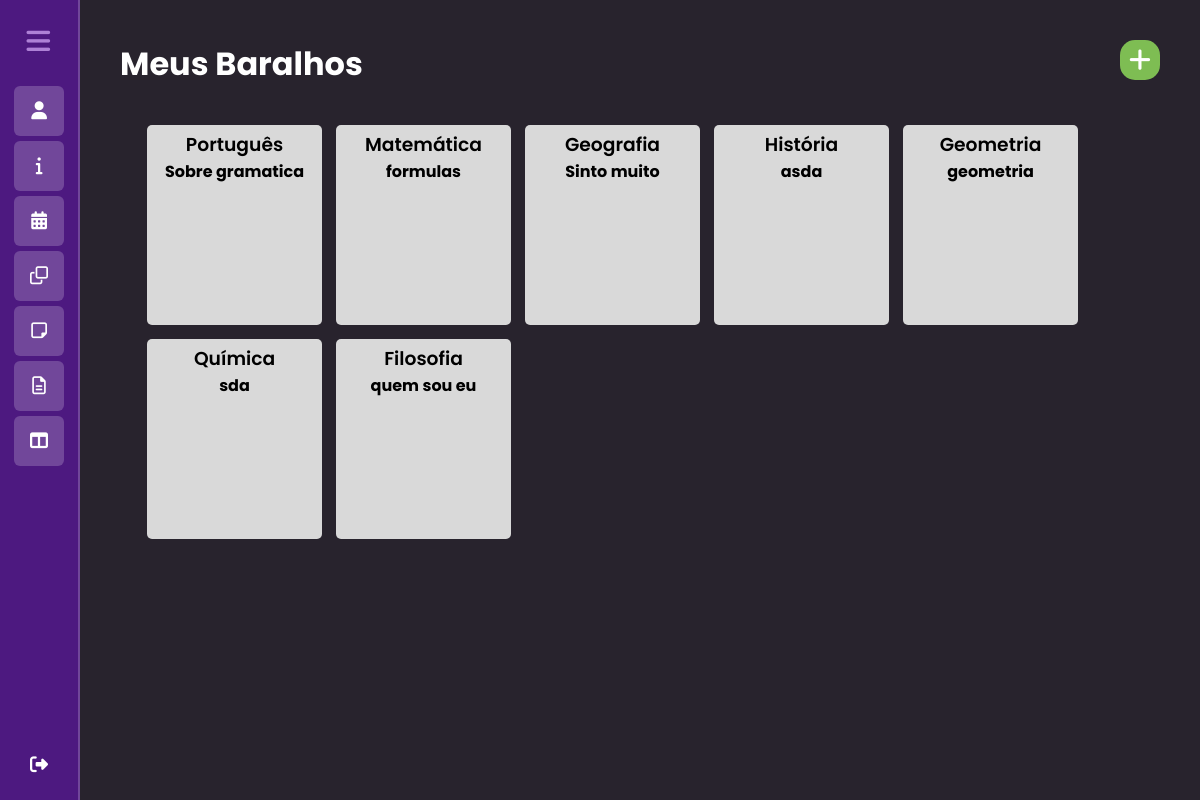
Screenshot of /accounts/flashcards/ (signed in) with the database file from the repository.
### dashboard/models.py (models this page shows, shortened)
class Deck (models.Model):
    nome = models.CharField(max_length=11)
    descricao = models.TextField(max_length=70)
    usuario = models.ForeignKey(User, on_delete=models.CASCADE)

### dashboard/views.py (the view)
# urls.py: path('accounts/flashcards/', views.flashcards, name='flashcards'),
@login_required
def flashcards(request):
    decks = Deck.objects.filter(usuario=request.user)
    if request.method == 'POST':
        deck_form = DeckForm(request.POST)  # Inicialize o formulário com os dados submetidos
        if deck_form.is_valid():  # Verifique se o formulário é válido
            deck = deck_form.save(commit=False)  # Salve os dados do formulário sem commit no banco de dados
            deck.usuario = request.user  # Atribua o usuário atual ao deck
            deck.save()  # Salve o deck no banco de dados
            return redirect('flashcards')
    else:
        deck_form = DeckForm()  # Caso contrário, crie um formulário em branco para ser exibido
    return render(request, 'flashcards.html', {'decks': decks, 'deck_form': deck_form})

### templates/flashcards.html (shortened to what this page needs)
{% extends 'side_bar.html' %}
{% load static %}
{% block head %}
<link rel="stylesheet" href="{% static 'css/flashcards.css' %}">
{% endblock %}
{% block content %}
<div class="container">
    <div class="header">
        <h1 style="color: #fff;">Meus Baralhos</h1>
        <div class="btn-container">
            <div id="btnModalForm" class="btn-newform">
                <i class="fas fa-plus"></i>
            </div>
        </div>
    </div>
    <div class="container-decks">
        {% if not decks %}
        <div style="text-align: center;width: 100%;">
            <img src="{% static 'img/no-data.svg' %}" width="450" height="450" alt="mulher estudando">
            <h1>Parece que ainda não tem nenhum baralho</h1>
        </div>
        {% else %}
        {% for deck in decks %}
        <a style="color: inherit; text-decoration: none;" href="{% url 'flashcards_details' deck.pk %}">
            <div class="deck">
                <h3>{{ deck.nome }}</h3>
                <h4>{{ deck.descricao }}</h4>
            </div>
        </a>
        {% endfor %}
        {% endif %}
    </div>
</div>
{% endblock %}

### templates/side_bar.html (shortened to what this page needs)
{% load static %}
<!DOCTYPE html>
<html lang="pt-br">
<head>
    {% block head %}
    {% endblock %}
    <link rel="stylesheet" href="https://cdnjs.cloudflare.com/ajax/libs/font-awesome/6.5.1/css/all.min.css" />
    <link rel="stylesheet" href="{% static 'css/sidebar.css' %}">
</head>
<body>
    <nav class="sidebar">
        <div class="menu">
            <i class="fa-solid fa-bars toggle-btn"></i>
        </div>
        <ul class="list">
            <li class="list-item">
                <a href="{%url 'profile'%}">
                    <i class="fa-solid fa-user"></i>
                </a>
            </li>
            <li class="list-item">
                <a href="{%url 'funcionalidades'%}">
                    <i class="fa-solid fa-info"></i>
                </a>
            </li>
            <li class="list-item">
                <a href="{%url 'calendar'%}">
                    <i class="fa-solid fa-calendar-days"></i>
                </a>
            </li>
            <li class="list-item">
                <a href="{%url 'flashcards'%}">
                    <i class="fa-regular fa-clone"></i>
                </a>
            </li>
            <li class="list-item">
                <a href="{%url 'notes'%}">
                    <i class="fa-regular fa-note-sticky"></i>
                </a>
            </li>
            <li class="list-item">
                <a href="{%url 'exams'%}">
                    <i class="fa-regular fa-file-lines"></i>
                </a>
            </li>
            <li class="list-item">
                <a href="{%url 'planner'%}">
                    <i class="fa-solid fa-table-columns"></i>
                </a>
            </li>
            <li class="logout">
                <a href="{%url 'account_logout'%}">
                    <i class="fa-solid fa-right-from-bracket"></i>
                </a>
            </li>
        </ul>
    </nav>
    <div id="content" class="main">
        {%block content%}
        {%endblock%}
    </div>
</body>
</html>

### static/css/flashcards.css (style rules this page uses)
* { box-sizing: border-box; }
.main { display: flex; height: 100%; justify-content: center; align-items: center; }
.container { padding: 20px; color: #fff; width: 100%; border-radius: 5px; align-items: center; }
.deck { display: flex; flex-direction: column; align-items: center; word-break: break-word; text-align: center; width: 175px; color: #000; height: 200px; background-color: #d9d9d9; border-radius: 5px; margin: 7px; padding: 5px; }
.header { display: flex; justify-content: space-between; align-items: flex-start; width: 100%; }
h3 { font-weight: 600; }
.btn-container { display: flex; float: right; }
.btn-newform { height: 40px; width: 40px; margin-left: 10px; display: flex; justify-content: center; align-items: center; background-color: #7ebd53; color: #fff; border-radius: 15px; cursor: pointer; font-size: 25px; }
.container-decks { margin-top: 10px; padding: 20px; display: flex; flex-wrap: wrap; }

### static/css/sidebar.css (style rules this page uses)
* { margin: 0; padding: 0; font-family: 'Poppins', sans-serif; box-sizing: border-box; }
body { background: #28232d; }
.sidebar { z-index: 3; position: fixed; top: 0; left: 0; width: 80px; height: 100%; background-color: #4d1980; border-right: 2px solid rgba(255, 255, 255, 0.2); box-shadow: 0 0 10 rgba(0, 0, 0, 0.2); color: #fff; padding: 6px 14px; transition: 0.5s; }
.sidebar .menu { width: 100%; height: 70px; display: flex; align-items: center; font-size: 21px; color: #ae81d6; }
.sidebar .menu .toggle-btn { position: absolute; left: 30%; font-size: 27px; cursor: pointer; padding: 3px; transition: 0.5s; }
.sidebar .list { margin-top: 10px; }
.sidebar .list-item { list-style: none; width: 100%; height: 50px; margin: 5px 0; line-height: 50px; }
.sidebar .list-item a { border-radius: 6px; display: flex; align-items: center; text-decoration: none; color: #fff; font-size: 18px; background: rgba(255, 255, 255, .2); }
.sidebar .list-item i { min-width: 50px; height: 50px; text-align: center; line-height: 40px; padding-top: 5px; }
#content { margin-left: 80px; padding: 20px; }
.logout { list-style: none; width: 100%; height: 50px; margin: 5px 0; line-height: 51px; }
.logout a { border-radius: 6px; display: flex; align-items: center; text-decoration: none; color: #fff; font-size: 18px; position:absolute; bottom: 10px; }
.logout i { min-width: 50px; height: 50px; text-align: center; line-height: 40px; padding-top: 5px; }

### rows the page displays
Deck: nome "Português", descricao "Sobre gramatica"
Deck: nome "Matemática", descricao "formulas"
Deck: nome "Geografia", descricao "Sinto muito"
Deck: nome "História", descricao "asda"
Deck: nome "Geometria", descricao "geometria"
Deck: nome "Química", descricao "sda"
Deck: nome "Filosofia", descricao "quem sou eu"
